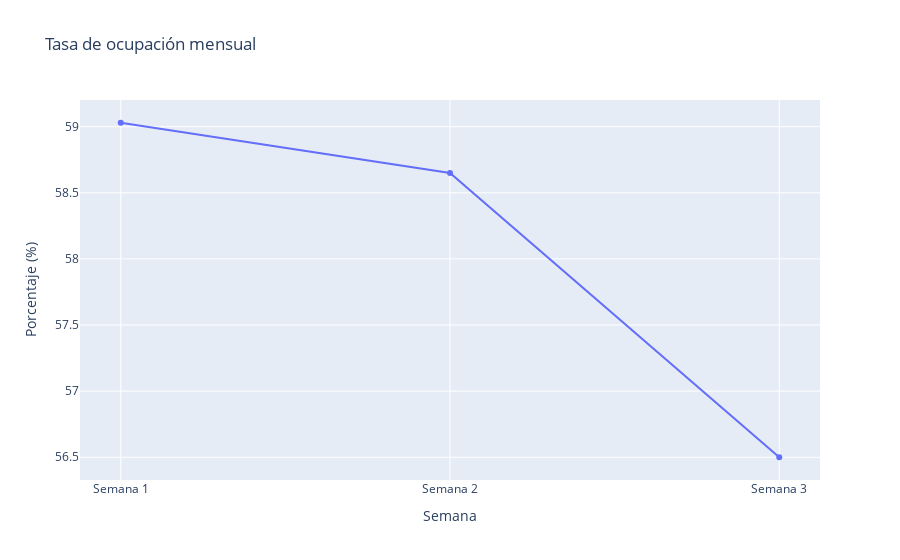
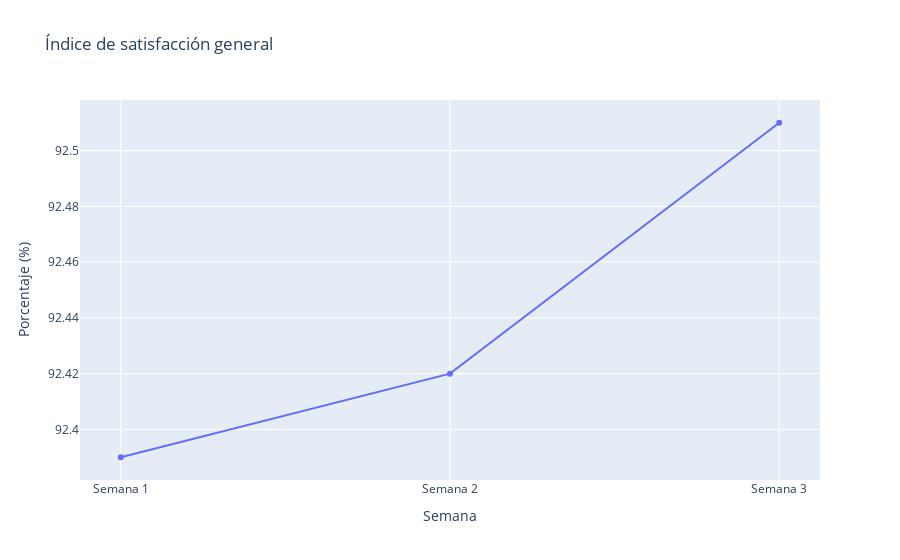
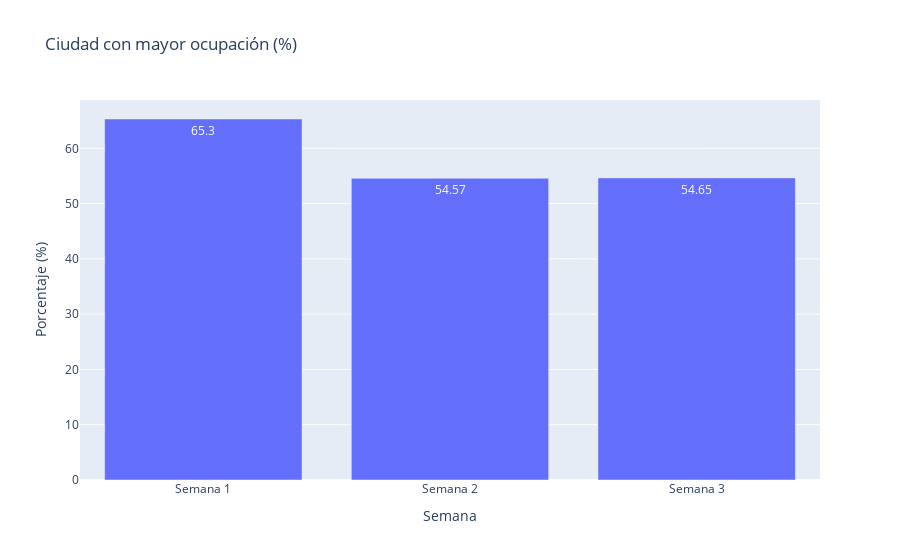
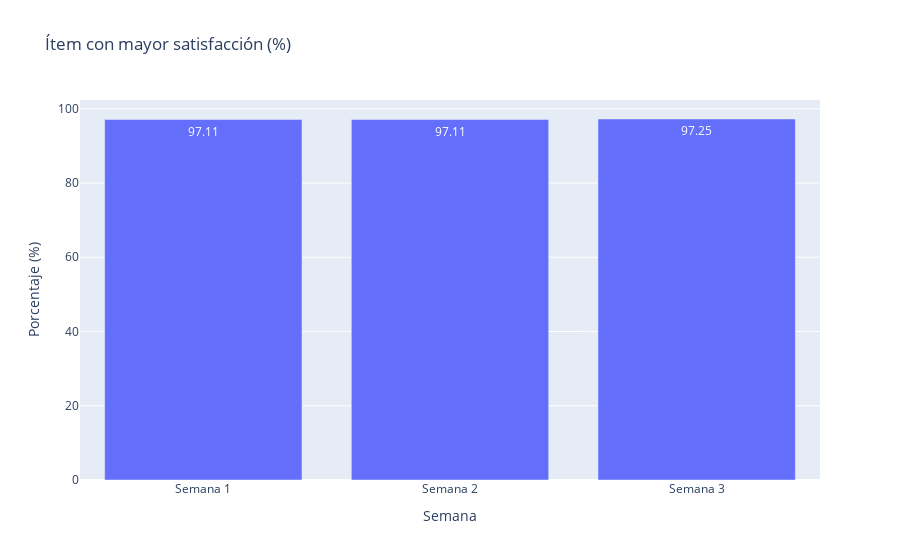

Source (notebook cell) for these figures, in order:
### Markdown cell above
### visualizacion KPI´s

### Code cell
import pandas as pd
import plotly.express as px

# Datos iniciales
data = {
    'Semana': ['Semana 1', 'Semana 2', 'Semana 3'],
    'tasa_ocupacion_mensual': [59.03, 58.65, 56.50],
    'indice_satisfaccion_general': [92.39, 92.42, 92.51],
    'ciudad_mayor_ocupacion': ['madrid (65.3%)', 'madrid (54.57%)', 'madrid (54.65%)'],
    'item_mayor_satisfaccion': ['Communication (97.11)', 'Communication (97.11)', 'Check-in (97.25)']
}
df = pd.DataFrame(data)

# Extraer porcentajes de las cadenas
df['ocupacion_pct'] = df['ciudad_mayor_ocupacion'] \
    .str.extract(r'(\d+\.?\d*)').astype(float)
df['item_pct'] = df['item_mayor_satisfaccion'] \
    .str.extract(r'(\d+\.?\d*)').astype(float)

# 1) Gráfico de línea para tasa de ocupación mensual
fig1 = px.line(
    df,
    x='Semana',
    y='tasa_ocupacion_mensual',
    title='Tasa de ocupación mensual',
    markers=True
)
fig1.update_layout(yaxis_title='Porcentaje (%)')

# 2) Gráfico de línea para índice de satisfacción general
fig2 = px.line(
    df,
    x='Semana',
    y='indice_satisfaccion_general',
    title='Índice de satisfacción general',
    markers=True
)
fig2.update_layout(yaxis_title='Porcentaje (%)')

# 3) Gráfico de barras para ciudad con mayor ocupación
fig3 = px.bar(
    df,
    x='Semana',
    y='ocupacion_pct',
    title='Ciudad con mayor ocupación (%)',
    text='ocupacion_pct'
)
fig3.update_layout(yaxis_title='Porcentaje (%)')

# 4) Gráfico de barras para ítem con mayor satisfacción
fig4 = px.bar(
    df,
    x='Semana',
    y='item_pct',
    title='Ítem con mayor satisfacción (%)',
    text='item_pct'
)
fig4.update_layout(yaxis_title='Porcentaje (%)')

# Mostrar gráficos (en Jupyter o entorno interactivo)
fig1.show()
fig2.show()
fig3.show()
fig4.show()

### Figure 1 — Plotly figure (JSON) as saved in the notebook; plotly's stock layout.template omitted (floating-point values rounded to 4 significant figures)
{"data": [{"hovertemplate": "Semana=%{x}<br>tasa_ocupacion_mensual=%{y}<extra></extra>", "legendgroup": "", "line": {"color": "#636efa", "dash": "solid"}, "marker": {"symbol": "circle"}, "mode": "lines+markers", "name": "", "orientation": "v", "showlegend": false, "type": "scatter", "x": ["Semana 1", "Semana 2", "Semana 3"], "xaxis": "x", "y": [59.03, 58.65, 56.5], "yaxis": "y"}], "layout": {"legend": {"tracegroupgap": 0}, "title": {"text": "Tasa de ocupación mensual"}, "xaxis": {"anchor": "y", "domain": [0, 1], "title": {"text": "Semana"}}, "yaxis": {"anchor": "x", "domain": [0, 1], "title": {"text": "Porcentaje (%)"}}}}

### Figure 2 — Plotly figure (JSON) as saved in the notebook; plotly's stock layout.template omitted (floating-point values rounded to 4 significant figures)
{"data": [{"hovertemplate": "Semana=%{x}<br>indice_satisfaccion_general=%{y}<extra></extra>", "legendgroup": "", "line": {"color": "#636efa", "dash": "solid"}, "marker": {"symbol": "circle"}, "mode": "lines+markers", "name": "", "orientation": "v", "showlegend": false, "type": "scatter", "x": ["Semana 1", "Semana 2", "Semana 3"], "xaxis": "x", "y": [92.39, 92.42, 92.51], "yaxis": "y"}], "layout": {"legend": {"tracegroupgap": 0}, "title": {"text": "Índice de satisfacción general"}, "xaxis": {"anchor": "y", "domain": [0, 1], "title": {"text": "Semana"}}, "yaxis": {"anchor": "x", "domain": [0, 1], "title": {"text": "Porcentaje (%)"}}}}

### Figure 3 — Plotly figure (JSON) as saved in the notebook; plotly's stock layout.template omitted (floating-point values rounded to 4 significant figures)
{"data": [{"hovertemplate": "Semana=%{x}<br>ocupacion_pct=%{text}<extra></extra>", "legendgroup": "", "marker": {"color": "#636efa", "pattern": {"shape": ""}}, "name": "", "orientation": "v", "showlegend": false, "text": [65.3, 54.57, 54.65], "textposition": "auto", "type": "bar", "x": ["Semana 1", "Semana 2", "Semana 3"], "xaxis": "x", "y": [65.3, 54.57, 54.65], "yaxis": "y"}], "layout": {"barmode": "relative", "legend": {"tracegroupgap": 0}, "title": {"text": "Ciudad con mayor ocupación (%)"}, "xaxis": {"anchor": "y", "domain": [0, 1], "title": {"text": "Semana"}}, "yaxis": {"anchor": "x", "domain": [0, 1], "title": {"text": "Porcentaje (%)"}}}}

### Figure 4 — Plotly figure (JSON) as saved in the notebook; plotly's stock layout.template omitted (floating-point values rounded to 4 significant figures)
{"data": [{"hovertemplate": "Semana=%{x}<br>item_pct=%{text}<extra></extra>", "legendgroup": "", "marker": {"color": "#636efa", "pattern": {"shape": ""}}, "name": "", "orientation": "v", "showlegend": false, "text": [97.11, 97.11, 97.25], "textposition": "auto", "type": "bar", "x": ["Semana 1", "Semana 2", "Semana 3"], "xaxis": "x", "y": [97.11, 97.11, 97.25], "yaxis": "y"}], "layout": {"barmode": "relative", "legend": {"tracegroupgap": 0}, "title": {"text": "Ítem con mayor satisfacción (%)"}, "xaxis": {"anchor": "y", "domain": [0, 1], "title": {"text": "Semana"}}, "yaxis": {"anchor": "x", "domain": [0, 1], "title": {"text": "Porcentaje (%)"}}}}
